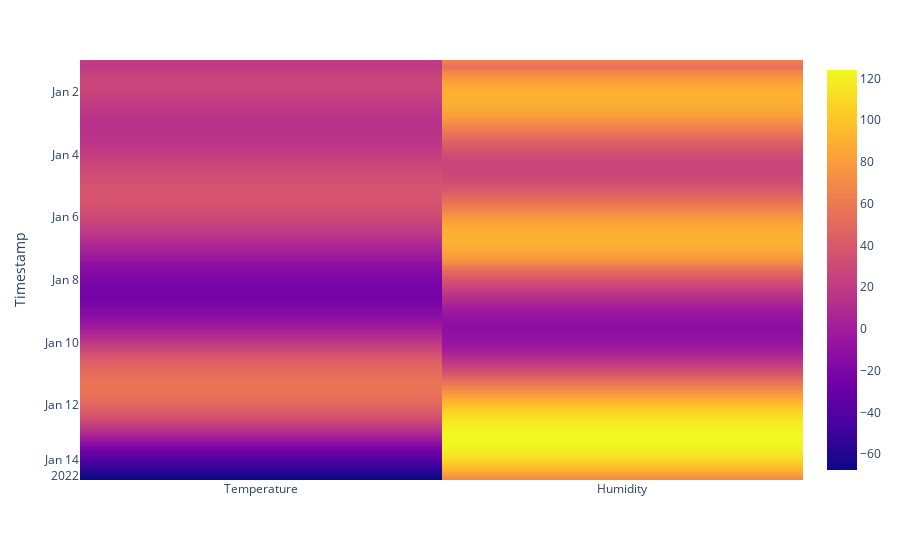

Notebook code cell kept with this figure:
### Code cell
newdf.set_index('Timestamp', inplace=True)
fig = px.imshow(newdf, text_auto=True)
fig.show()

### Figure 1 — Plotly figure (JSON) as saved in the notebook; plotly's stock layout.template omitted (floating-point values rounded to 4 significant figures; data arrays with more than 128 entries replaced by an {"elided": "..."} marker saying what was removed)
{"data": [{"coloraxis": "coloraxis", "hovertemplate": "x: %{x}<br>Timestamp: %{y}<br>color: %{z}<extra></extra>", "name": "0", "texttemplate": "%{z}", "type": "heatmap", "x": ["Temperature", "Humidity"], "xaxis": "x", "y": {"elided": "322 str values"}, "yaxis": "y", "z": {"elided": "322x2 float values"}}], "layout": {"coloraxis": {"colorscale": [[0, "#0d0887"], [0.1111, "#46039f"], [0.2222, "#7201a8"], [0.3333, "#9c179e"], [0.4444, "#bd3786"], [0.5556, "#d8576b"], [0.6667, "#ed7953"], [0.7778, "#fb9f3a"], [0.8889, "#fdca26"], [1, "#f0f921"]]}, "margin": {"t": 60}, "xaxis": {"anchor": "y", "constrain": "domain", "domain": [0, 1], "scaleanchor": "y"}, "yaxis": {"anchor": "x", "autorange": "reversed", "constrain": "domain", "domain": [0, 1], "title": {"text": "Timestamp"}}}}
